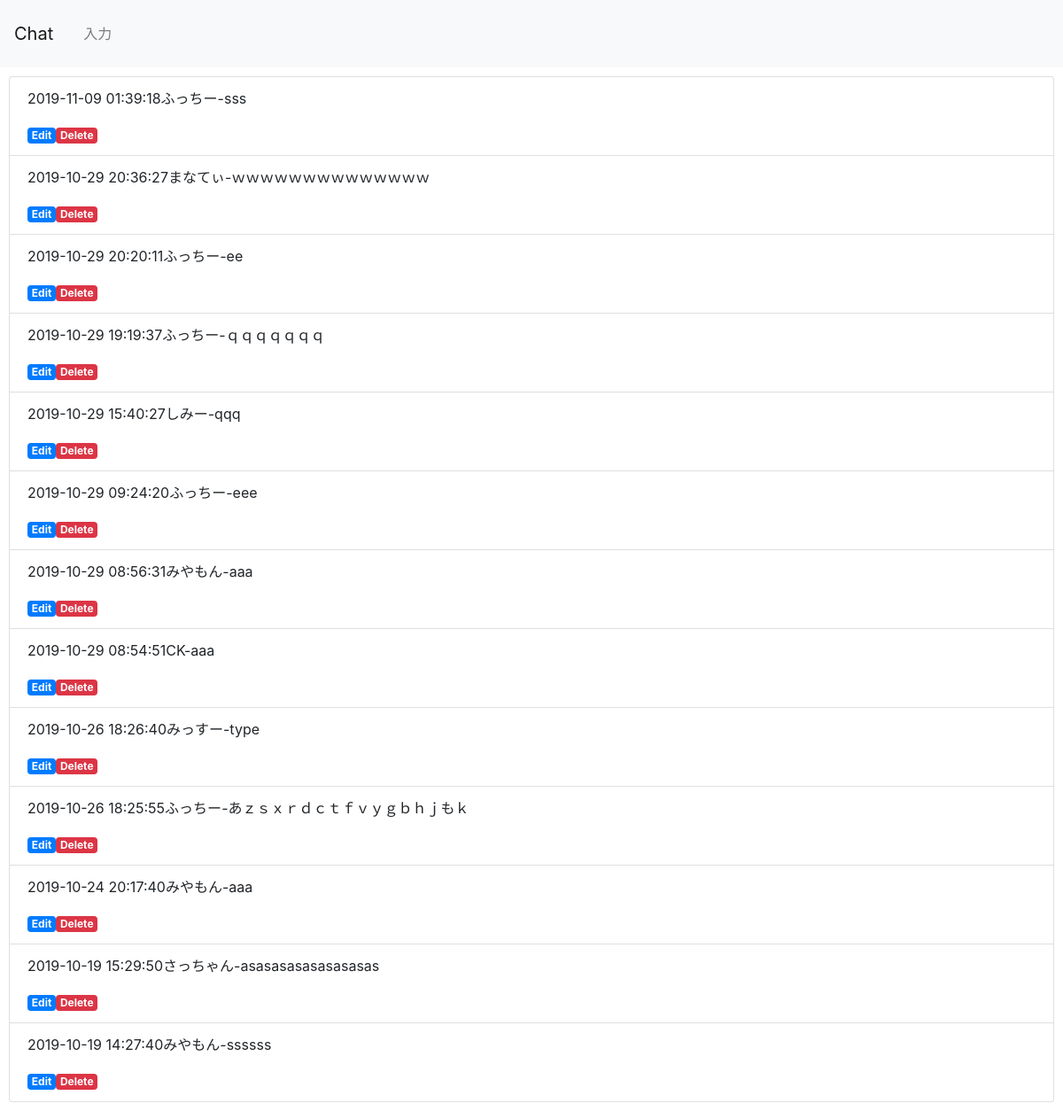
The page /select.php on the database its author committed.
### tables this page shows
CREATE TABLE `msg` (
  `id` int(12) NOT NULL,
  `name` varchar(12) NOT NULL,
  `message` varchar(300) NOT NULL,
  `time` datetime NOT NULL DEFAULT current_timestamp()
);

### select.php (the view, shortened to what this page needs)
<?php
$pdo = connectToDb();
$sql = 'SELECT * FROM msg ORDER BY time DESC';
$stmt = $pdo->prepare($sql);
$status = $stmt->execute();
$view = '';
if ($status == false) {
    $error = $stmt->errorInfo();
    exit('sqlError:' . $error[2]);
} else {
    while ($result = $stmt->fetch(PDO::FETCH_ASSOC)) {
        $view .= '<li class="list-group-item">';
        $view .= '<p>' . $result['time'] . $result['name'] . '-' . $result['message'] . '</p>';
        $view .= '<a href="detail.php?id=' . $result['id'] . '" class="badge badge-primary">Edit</a>';
        $view .= '<a href="delete.php?id=' . $result['id'] . '" class="badge badge-danger">Delete</a>';
        $view .= '</li>';
    }
}
?>
<!DOCTYPE html>
<html lang="ja">
<head>
    <link rel="stylesheet" href="https://stackpath.bootstrapcdn.com/bootstrap/4.2.1/css/bootstrap.min.css">
</head>
<body>
    <header>
        <nav class="navbar navbar-expand-lg navbar-light bg-light">
            <a class="navbar-brand" href="#">Chat</a>
            <div class="collapse navbar-collapse" id="navbarNav">
                <ul class="navbar-nav">
                    <li class="nav-item">
                        <a class="nav-link" href="index.php">入力</a>
                    </li>
                </ul>
            </div>
        </nav>
    </header>
    <div>
        <ul class="list-group">
            <?= $view ?>
        </ul>
    </div>
</body>
</html>

### select.php (style rules this page uses)
div { padding: 10px; font-size: 16px; }

### rows shown on the page
msg: time "2019-11-09 01:39:18", name "ふっちー", message "sss"
msg: time "2019-10-29 20:36:27", name "まなてぃ", message "ｗｗｗｗｗｗｗｗｗｗｗｗｗｗ"
msg: time "2019-10-29 20:20:11", name "ふっちー", message "ee"
msg: time "2019-10-29 19:19:37", name "ふっちー", message "ｑｑｑｑｑｑｑ"
msg: time "2019-10-29 15:40:27", name "しみー", message "qqq"
msg: time "2019-10-29 09:24:20", name "ふっちー", message "eee"
msg: time "2019-10-29 08:56:31", name "みやもん", message "aaa"
msg: time "2019-10-29 08:54:51", name "CK", message "aaa"
msg: time "2019-10-26 18:26:40", name "みっすー", message "type"
msg: time "2019-10-26 18:25:55", name "ふっちー", message "あｚｓｘｒｄｃｔｆｖｙｇｂｈｊもｋ"
msg: time "2019-10-24 20:17:40", name "みやもん", message "aaa"
msg: time "2019-10-19 15:29:50", name "さっちゃん", message "asasasasasasasasas"
msg: time "2019-10-19 14:27:40", name "みやもん", message "ssssss"
